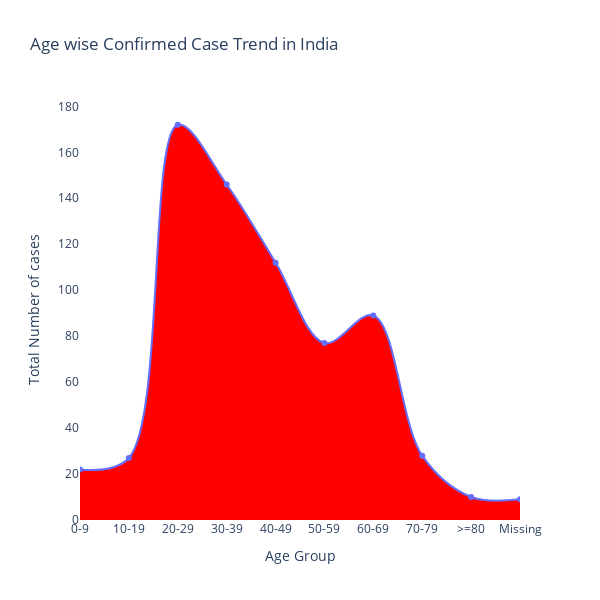

Notebook cell for this chart:
### Code cell
agegroup = pd.read_csv('AgeGroupDetails.csv')
fig = go.Figure()
fig.add_trace(go.Scatter(x=agegroup['AgeGroup'],y=agegroup['TotalCases'],line_shape='spline',fill='tonexty',fillcolor = 'red')) 
fig.update_layout(title="Age wise Confirmed Case Trend in India",yaxis_title="Total Number of cases",xaxis_title="Age Group")
fig.update_layout(plot_bgcolor='rgb(275, 270, 273)',width=600,height=600)
fig.show()

### Figure 1 — Plotly figure (JSON) as saved in the notebook; plotly's stock layout.template omitted (floating-point values rounded to 4 significant figures)
{"data": [{"fill": "tonexty", "fillcolor": "red", "line": {"shape": "spline"}, "type": "scatter", "x": ["0-9", "10-19", "20-29", "30-39", "40-49", "50-59", "60-69", "70-79", ">=80", "Missing"], "y": [22, 27, 172, 146, 112, 77, 89, 28, 10, 9]}], "layout": {"height": 600, "plot_bgcolor": "rgb(275, 270, 273)", "title": {"text": "Age wise Confirmed Case Trend in India"}, "width": 600, "xaxis": {"title": {"text": "Age Group"}}, "yaxis": {"title": {"text": "Total Number of cases"}}}}
